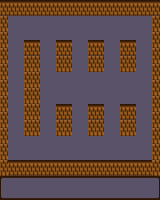

A level layout from a 2D game, rendered from its tile map. Below: a short description, then the map file with its tile-grid data intact:
An orthogonal 20x25 tile map with 8x8 px tiles, 1 tile layer (Capa de Patrones 1).

<map version="1.2" tiledversion="1.2.4" orientation="orthogonal" renderorder="right-down" width="20" height="25" tilewidth="8" tileheight="8" infinite="0" nextlayerid="3" nextobjectid="1">
 <tileset firstgid="1" name="tiles32_32" tilewidth="8" tileheight="8" tilecount="32" columns="4">
  <image source="tiles32_32.png" width="32" height="64" />
 </tileset>
 <layer id="2" name="Capa de Patrones 1" width="20" height="25">
  <data encoding="csv">
17,17,17,17,17,17,17,17,17,17,17,17,17,17,17,17,17,17,17,17,
21,21,21,21,21,21,21,21,21,21,21,21,21,21,21,21,21,21,21,21,
18,2,2,2,2,2,2,2,2,2,2,2,2,2,2,2,2,2,2,18,
22,2,2,2,2,2,2,2,2,2,2,2,2,2,2,2,2,2,2,22,
18,2,2,2,2,2,2,2,2,2,2,2,2,2,2,2,2,2,2,18,
22,2,2,17,17,2,2,17,17,2,2,17,17,2,2,17,17,2,2,22,
18,2,2,21,21,2,2,21,21,2,2,21,21,2,2,21,21,2,2,18,
22,2,2,18,18,2,2,18,18,2,2,18,18,2,2,18,18,2,2,22,
18,2,2,22,22,2,2,22,22,2,2,22,22,2,2,22,22,2,2,18,
22,2,2,18,18,2,2,2,2,2,2,2,2,2,2,2,2,2,2,22,
18,2,2,22,22,2,2,2,2,2,2,2,2,2,2,2,2,2,2,18,
22,2,2,18,18,2,2,2,2,2,2,2,2,2,2,2,2,2,2,22,
18,2,2,22,22,2,2,2,2,2,2,2,2,2,2,2,2,2,2,18,
22,2,2,18,18,2,2,17,17,2,2,17,17,2,2,17,17,2,2,22,
18,2,2,22,22,2,2,21,21,2,2,21,21,2,2,21,21,2,2,18,
22,2,2,18,18,2,2,18,18,2,2,18,18,2,2,18,18,2,2,22,
18,2,2,22,22,2,2,22,22,2,2,22,22,2,2,22,22,2,2,18,
22,2,2,2,2,2,2,2,2,2,2,2,2,2,2,2,2,2,2,22,
18,2,2,2,2,2,2,2,2,2,2,2,2,2,2,2,2,2,2,18,
22,2,2,2,2,2,2,2,2,2,2,2,2,2,2,2,2,2,2,22,
18,17,17,17,17,17,17,17,17,17,17,17,17,17,17,17,17,17,17,18,
22,21,21,21,21,21,21,21,21,21,21,21,21,21,21,21,21,21,21,22,
9,10,10,10,10,10,10,10,10,10,10,10,10,10,10,10,10,10,10,11,
16,2,2,2,2,2,2,2,2,2,2,2,2,2,2,2,2,2,2,12,
13,14,14,14,14,14,14,14,14,14,14,14,14,14,14,14,14,14,14,15
</data>
 </layer>
</map>